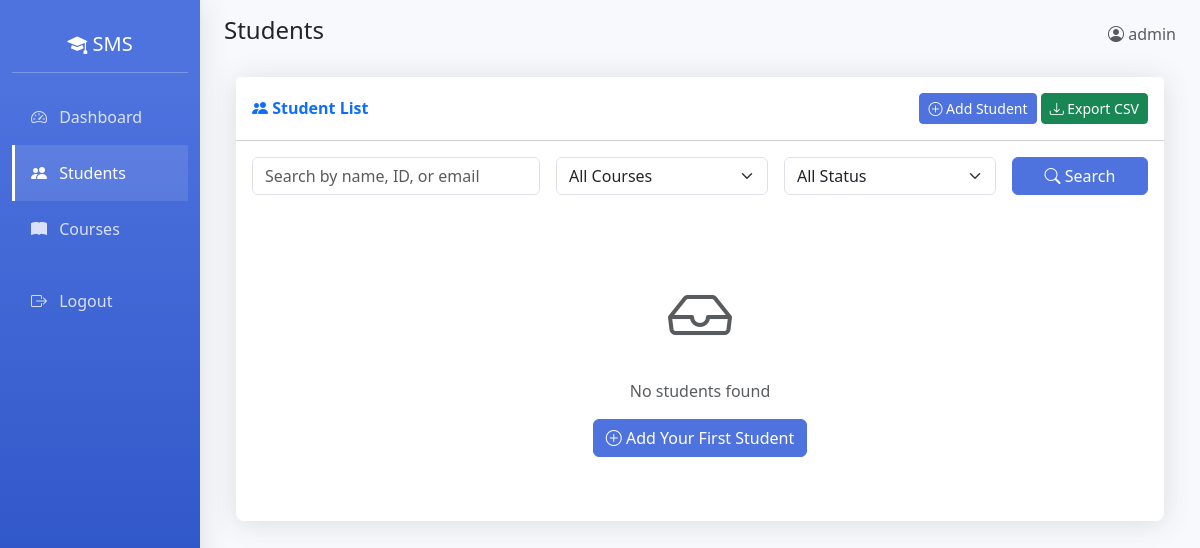
/students/ (signed in), run on an earlier commit of the app's database.
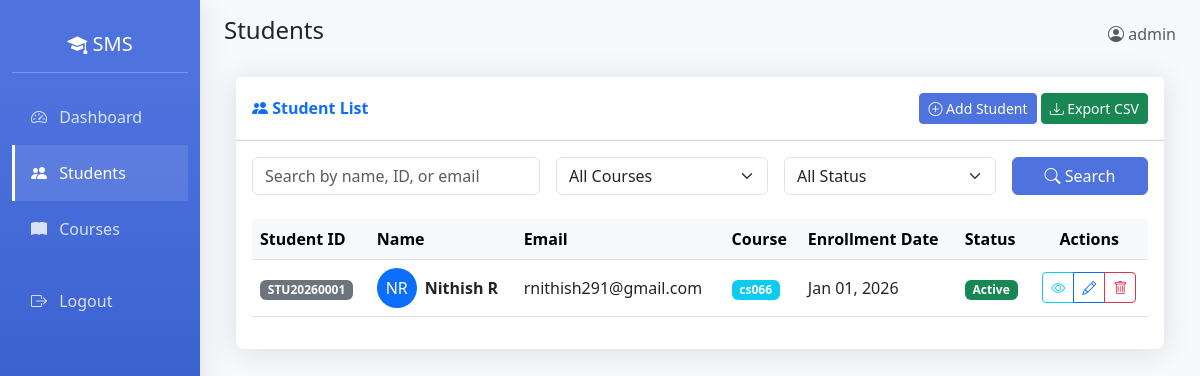
And on a later commit of the database.
### students/models.py (models this page shows, shortened)
class Student(models.Model):
    student_id = models.CharField(max_length=20, unique=True, editable=False)
    first_name = models.CharField(max_length=50)
    last_name = models.CharField(max_length=50)
    email = models.EmailField(unique=True)
    phone_regex = RegexValidator(
        regex=r'^\+?1?\d{9,15}$',
        message="Phone number must be entered in the format: '+999999999'. Up to 15 digits allowed."
    )
    phone_number = models.CharField(validators=[phone_regex], max_length=17)
    address = models.TextField(blank=True)
    date_of_birth = models.DateField()
    enrollment_date = models.DateField()
    course = models.ForeignKey(
        Course,
        on_delete=models.SET_NULL,
        null=True,
        related_name='students'
    )
    profile_photo = models.ImageField(
        upload_to='student_photos/',
        blank=True,
        null=True
    )
    STATUS_CHOICES = [
        ('active', 'Active'),
        ('inactive', 'Inactive'),
        ('graduated', 'Graduated'),
    ]
    status = models.CharField(
        max_length=20,
        choices=STATUS_CHOICES,
        default='active'
    )
    created_at = models.DateTimeField(auto_now_add=True)
    updated_at = models.DateTimeField(auto_now=True)
    created_by = models.ForeignKey(
        User,
        on_delete=models.SET_NULL,
        null=True
    )
    @property
    def full_name(self):
        return f"{self.first_name} {self.last_name}"
    class Meta:
        ordering = ['-enrollment_date', 'last_name']

class Course(models.Model):
    name = models.CharField(max_length=100)
    code = models.CharField(max_length=20, unique=True)
    description = models.TextField(blank=True)
    created_at = models.DateTimeField(auto_now_add=True)
    class Meta:
        ordering = ['name']

### students/views.py (the view, shortened to what this page needs)
# urls.py: path('students/', views.student_list_view, name='student_list'),
@login_required
def student_list_view(request):
    students = Student.objects.select_related('course').all()
    search_query = request.GET.get('search', '')
    course_filter = request.GET.get('course', '')
    if course_filter:
        students = students.filter(course_id=course_filter)
    status_filter = request.GET.get('status', '')
    if status_filter:
        students = students.filter(status=status_filter)
    paginator = Paginator(students, 10)
    page_number = request.GET.get('page')
    page_obj = paginator.get_page(page_number)
    courses = Course.objects.all()
    context = {
        'page_obj': page_obj,
        'courses': courses,
        'search_query': search_query,
        'course_filter': course_filter,
        'status_filter': status_filter,
    }
    return render(request, 'students/student_list.html', context)

### students/templates/students/student_list.html (shortened to what this page needs)
{% extends 'students/base.html' %}
{% block page_title %}Students{% endblock %}
{% block content %}
<div class="container-fluid">
    <div class="card">
        <div class="card-header bg-white py-3">
            <div class="row align-items-center">
                <div class="col">
                    <h6 class="m-0 fw-bold text-primary">
                        <i class="bi bi-people-fill"></i> Student List
                    </h6>
                </div>
                <div class="col-auto">
                    <a href="{% url 'student_create' %}" class="btn btn-primary btn-sm">
                        <i class="bi bi-plus-circle"></i> Add Student
                    </a>
                    <a href="{% url 'export_students' %}" class="btn btn-success btn-sm">
                        <i class="bi bi-download"></i> Export CSV
                    </a>
                </div>
            </div>
        </div>
        <div class="card-body">
            <form method="get" class="mb-4">
                <div class="row g-3">
                    <div class="col-md-4">
                        <input type="text" name="search" class="form-control"
                               placeholder="Search by name, ID, or email"
                               value="{{ search_query }}">
                    </div>
                    <div class="col-md-3">
                        <select name="course" class="form-select">
                            <option value="">All Courses</option>
                        </select>
                    </div>
                    <div class="col-md-3">
                        <select name="status" class="form-select">
                            <option value="">All Status</option>
                        </select>
                    </div>
                    <div class="col-md-2">
                        <button type="submit" class="btn btn-primary w-100">
                            <i class="bi bi-search"></i> Search
                        </button>
                    </div>
                </div>
            </form>
            {% if page_obj %}
            <div class="table-responsive">
                <table class="table table-hover align-middle">
                    <thead class="table-light">
                        <tr>
                            <th>Student ID</th>
                            <th>Name</th>
                            <th>Email</th>
                            <th>Course</th>
                            <th>Enrollment Date</th>
                            <th>Status</th>
                            <th class="text-center">Actions</th>
                        </tr>
                    </thead>
                    <tbody>
                        {% for student in page_obj %}
                        <tr>
                            <td>
                                <span class="badge bg-secondary">{{ student.student_id }}</span>
                            </td>
                            <td>
                                <div class="d-flex align-items-center">
                                    {% if student.profile_photo %}
                                    <img src="{{ student.profile_photo.url }}"
                                         alt="{{ student.full_name }}"
                                         class="rounded-circle me-2" width="40" height="40">
                                    {% else %}
                                    <div class="rounded-circle bg-primary text-white d-flex align-items-center justify-content-center me-2"
                                         style="width: 40px; height: 40px;">
                                        {{ student.first_name.0 }}{{ student.last_name.0 }}
                                    </div>
                                    {% endif %}
                                    <strong>{{ student.full_name }}</strong>
                                </div>
                            </td>
                            <td>{{ student.email }}</td>
                            <td>
                                {% if student.course %}
                                <span class="badge bg-info">{{ student.course.code }}</span>
                                {% else %}
                                <span class="text-muted">N/A</span>
                                {% endif %}
                            </td>
                            <td>{{ student.enrollment_date|date:"M d, Y" }}</td>
                            <td>
                                <span class="badge bg-{% if student.status == 'active' %}success{% elif student.status == 'graduated' %}info{% else %}secondary{% endif %}">
                                    {{ student.get_status_display }}
                                </span>
                            </td>
                            <td class="text-center">
                                <div class="btn-group btn-group-sm" role="group">
                                    <a href="{% url 'student_detail' student.pk %}"
                                       class="btn btn-outline-info" title="View">
                                        <i class="bi bi-eye"></i>
                                    </a>
                                    <a href="{% url 'student_update' student.pk %}"
                                       class="btn btn-outline-primary" title="Edit">
                                        <i class="bi bi-pencil"></i>
                                    </a>
                                    <a href="{% url 'student_delete' student.pk %}"
                                       class="btn btn-outline-danger" title="Delete">
                                        <i class="bi bi-trash"></i>
                                    </a>
                                </div>
                            </td>
                        </tr>
                        {% endfor %}
                    </tbody>
                </table>
            </div>
            {% else %}
            <div class="text-center py-5">
                <i class="bi bi-inbox text-muted" style="font-size: 4rem;"></i>
                <p class="text-muted mt-3">No students found</p>
                <a href="{% url 'student_create' %}" class="btn btn-primary">
                    <i class="bi bi-plus-circle"></i> Add Your First Student
                </a>
            </div>
            {% endif %}
        </div>
    </div>
</div>
{% endblock %}

### students/templates/students/base.html (shortened to what this page needs)
<!DOCTYPE html>
<html lang="en">
<head>
    <link href="https://cdn.jsdelivr.net/npm/bootstrap@5.3.0/dist/css/bootstrap.min.css" rel="stylesheet">
    <link rel="stylesheet" href="https://cdn.jsdelivr.net/npm/bootstrap-icons@1.10.0/font/bootstrap-icons.css">
</head>
<body>
    {% if user.is_authenticated %}
    <div class="container-fluid">
        <div class="row">
            <nav class="col-md-2 d-none d-md-block sidebar">
                <div class="position-sticky pt-3">
                    <h5 class="text-white text-center py-3 mb-3 border-bottom border-white border-opacity-25">
                        <i class="bi bi-mortarboard-fill"></i> SMS
                    </h5>
                    <ul class="nav flex-column">
                        <li class="nav-item">
                            <a class="nav-link {% if request.resolver_match.url_name == 'dashboard' %}active{% endif %}"
                               href="{% url 'dashboard' %}">
                                <i class="bi bi-speedometer2"></i> Dashboard
                            </a>
                        </li>
                        <li class="nav-item">
                            <a class="nav-link {% if 'student' in request.resolver_match.url_name %}active{% endif %}"
                               href="{% url 'student_list' %}">
                                <i class="bi bi-people-fill"></i> Students
                            </a>
                        </li>
                        <li class="nav-item">
                            <a class="nav-link {% if 'course' in request.resolver_match.url_name %}active{% endif %}"
                               href="{% url 'course_list' %}">
                                <i class="bi bi-book-fill"></i> Courses
                            </a>
                        </li>
                        <li class="nav-item mt-3">
                            <a class="nav-link" href="{% url 'logout' %}">
                                <i class="bi bi-box-arrow-right"></i> Logout
                            </a>
                        </li>
                    </ul>
                </div>
            </nav>
            <main class="col-md-10 ms-sm-auto px-md-4">
                <div class="d-flex justify-content-between align-items-center pt-3 pb-2 mb-3 d-none d-md-flex">
                    <h1 class="h4">{% block page_title %}Dashboard{% endblock %}</h1>
                    <div class="text-muted">
                        <i class="bi bi-person-circle"></i>
                        {{ user.first_name|default:user.username }}
                    </div>
                </div>
                {% block content %}{% endblock %}
            </main>
        </div>
    </div>
    {% else %}
    {% block auth_content %}{% endblock %}
    {% endif %}
</body>
</html>

### students/templates/students/base.html (style rules this page uses)
:root { --primary-color: #4e73df; --secondary-color: #858796; --success-color: #1cc88a; --info-color: #36b9cc; --warning-color: #f6c23e; --danger-color: #e74a3b; }
body { font-family: 'Segoe UI', Tahoma, Geneva, Verdana, sans-serif; background-color: #f8f9fc; }
.sidebar { min-height: 100vh; background: linear-gradient(180deg, #4e73df 10%, #224abe 100%); box-shadow: 0 0.15rem 1.75rem 0 rgba(58, 59, 69, 0.15); }
.sidebar .nav-link { color: rgba(255, 255, 255, 0.8); padding: 1rem; border-left: 3px solid transparent; }
.sidebar .nav-link:hover, .sidebar .nav-link.active { color: #fff; background-color: rgba(255, 255, 255, 0.1); border-left-color: #fff; }
.sidebar .nav-link i { margin-right: 0.5rem; }
.card { border: none; border-radius: 0.5rem; box-shadow: 0 0.15rem 1.75rem 0 rgba(58, 59, 69, 0.15); }
.btn-primary { background-color: var(--primary-color); border-color: var(--primary-color); }

What changed in the data, as far as the page shows it:
added Student: student_id "STU20260001", first_name.0 "N", last_name.0 "R", full_name "Nithish R", email "rnithish291@gmail.com", course.code "cs066", enrollment_date "Jan 01, 2026", status "Active"
Also different on the page:
text no longer shown: "No students found Add Your First Student"
text now shown: "Student ID Name Email Course Enrollment Date Status Actions"
